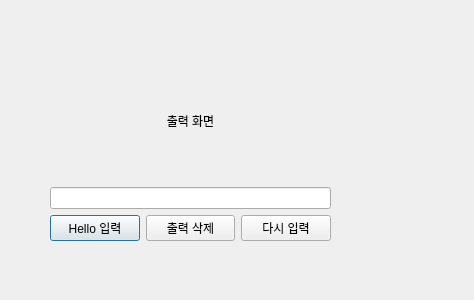
<?xml version="1.0" encoding="UTF-8"?>
<ui version="4.0">
 <class>Dialog</class>
 <widget class="QDialog" name="Dialog">
  <property name="geometry">
   <rect>
    <x>0</x>
    <y>0</y>
    <width>474</width>
    <height>300</height>
   </rect>
  </property>
  <property name="windowTitle">
   <string>Dialog</string>
  </property>
  <widget class="QWidget" name="layoutWidget">
   <property name="geometry">
    <rect>
     <x>50</x>
     <y>60</y>
     <width>281</width>
     <height>181</height>
    </rect>
   </property>
   <layout class="QVBoxLayout" name="verticalLayout">
    <item>
     <widget class="QLabel" name="label">
      <property name="text">
       <string>출력 화면</string>
      </property>
      <property name="alignment">
       <set>Qt::AlignCenter</set>
      </property>
     </widget>
    </item>
    <item>
     <widget class="QLineEdit" name="lineEdit"/>
    </item>
    <item>
     <layout class="QHBoxLayout" name="horizontalLayout">
      <item>
       <widget class="QPushButton" name="HelloBtn">
        <property name="text">
         <string>Hello 입력</string>
        </property>
       </widget>
      </item>
      <item>
       <widget class="QPushButton" name="DeleteBtn">
        <property name="text">
         <string>출력 삭제</string>
        </property>
       </widget>
      </item>
      <item>
       <widget class="QPushButton" name="ReInputBtn">
        <property name="text">
         <string>다시 입력</string>
        </property>
       </widget>
      </item>
     </layout>
    </item>
   </layout>
  </widget>
 </widget>
 <resources/>
 <connections>
  <connection>
   <sender>HelloBtn</sender>
   <signal>clicked()</signal>
   <receiver>Dialog</receiver>
   <slot>slot_1()</slot>
   <hints>
    <hint type="sourcelabel">
     <x>96</x>
     <y>206</y>
    </hint>
    <hint type="destinationlabel">
     <x>96</x>
     <y>243</y>
    </hint>
   </hints>
  </connection>
  <connection>
   <sender>lineEdit</sender>
   <signal>textChanged(QString)</signal>
   <receiver>label</receiver>
   <slot>setText(QString)</slot>
   <hints>
    <hint type="sourcelabel">
     <x>130</x>
     <y>147</y>
    </hint>
    <hint type="destinationlabel">
     <x>126</x>
     <y>115</y>
    </hint>
   </hints>
  </connection>
  <connection>
   <sender>ReInputBtn</sender>
   <signal>clicked()</signal>
   <receiver>Dialog</receiver>
   <slot>slot_2()</slot>
   <hints>
    <hint type="sourcelabel">
     <x>328</x>
     <y>214</y>
    </hint>
    <hint type="destinationlabel">
     <x>328</x>
     <y>232</y>
    </hint>
   </hints>
  </connection>
  <connection>
   <sender>DeleteBtn</sender>
   <signal>clicked()</signal>
   <receiver>label</receiver>
   <slot>clear()</slot>
   <hints>
    <hint type="sourcelabel">
     <x>177</x>
     <y>214</y>
    </hint>
    <hint type="destinationlabel">
     <x>177</x>
     <y>132</y>
    </hint>
   </hints>
  </connection>
  <connection>
   <sender>ReInputBtn</sender>
   <signal>clicked()</signal>
   <receiver>lineEdit</receiver>
   <slot>clear()</slot>
   <hints>
    <hint type="sourcelabel">
     <x>281</x>
     <y>214</y>
    </hint>
    <hint type="destinationlabel">
     <x>281</x>
     <y>159</y>
    </hint>
   </hints>
  </connection>
 </connections>
 <slots>
  <slot>slot_1()</slot>
  <slot>slot_2()</slot>
  <slot>slot_3()</slot>
 </slots>
</ui>
